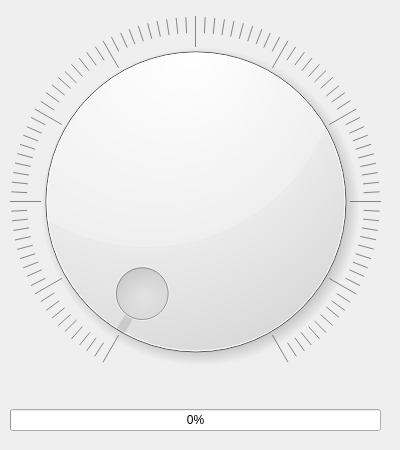
<?xml version="1.0" encoding="UTF-8"?>
<ui version="4.0">
 <class>MyWidget</class>
 <widget class="QWidget" name="MyWidget">
  <property name="geometry">
   <rect>
    <x>0</x>
    <y>0</y>
    <width>400</width>
    <height>450</height>
   </rect>
  </property>
  <property name="windowTitle">
   <string>MyWidget</string>
  </property>
  <widget class="QWidget" name="verticalLayoutWidget">
   <property name="geometry">
    <rect>
     <x>10</x>
     <y>0</y>
     <width>371</width>
     <height>431</height>
    </rect>
   </property>
   <layout class="QVBoxLayout" name="verticalLayout">
    <item>
     <widget class="QDial" name="dial">
      <property name="enabled">
       <bool>true</bool>
      </property>
      <property name="autoFillBackground">
       <bool>false</bool>
      </property>
      <property name="maximum">
       <number>100</number>
      </property>
      <property name="invertedAppearance">
       <bool>false</bool>
      </property>
      <property name="invertedControls">
       <bool>false</bool>
      </property>
      <property name="notchesVisible">
       <bool>true</bool>
      </property>
     </widget>
    </item>
    <item>
     <widget class="QProgressBar" name="progressBar">
      <property name="value">
       <number>0</number>
      </property>
      <property name="alignment">
       <set>Qt::AlignmentFlag::AlignCenter</set>
      </property>
      <property name="textVisible">
       <bool>true</bool>
      </property>
     </widget>
    </item>
   </layout>
  </widget>
 </widget>
 <resources/>
 <connections>
  <connection>
   <sender>dial</sender>
   <signal>valueChanged(int)</signal>
   <receiver>progressBar</receiver>
   <slot>setValue(int)</slot>
   <hints>
    <hint type="sourcelabel">
     <x>242</x>
     <y>301</y>
    </hint>
    <hint type="destinationlabel">
     <x>194</x>
     <y>424</y>
    </hint>
   </hints>
  </connection>
 </connections>
</ui>
